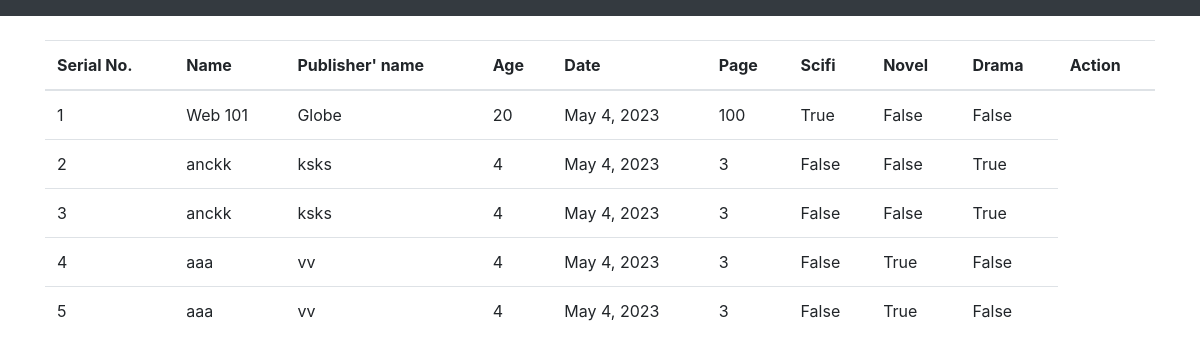
Page /books/bookview/ on the committed database.
### books/models.py (models this page shows)
class Book(models.Model):
    name = models.CharField(max_length = 200)
    p_name = models.CharField(max_length = 200)
    age = models.IntegerField(max_length=2)
    date=models.DateField(default=datetime.date.today)
    page=models.IntegerField(default=0)
    is_scifi=models.BooleanField(default=False)
    is_drama=models.BooleanField(default=False)
    is_novel=models.BooleanField(default=False)

### books/views.py (the view)
# urls.py: path('bookview/',book_view,name='book_view'),
def book_view(request):
    data=Book.objects.all()
    return render(request, 'bookview.html', {'data': data})

### templates/bookview.html
{% extends "base.html" %}
{% block content %}
        <table class="table">
            <thead>
              <tr>
                <th>Serial No.</th>
                <th>Name</th>
                <th>Publisher' name</th>
                <th>Age</th>
                <th>Date</th>
                <th>Page</th>
                <th>Scifi</th>
                <th>Novel</th>
                <th>Drama</th>
                <th>Action</th>
              </tr>
            </thead>
            <tbody>
              {% for item in data %}
                <tr>
                    <td>{{item.id}}</td>
                  <td>{{ item.name }}</td>
                  <td>{{ item.p_name }}</td>
                  <td>{{ item.age }}</td>
                  <td>{{ item.date }}</td>
                  <td>{{ item.page }}</td>
                  <td>{{ item.is_scifi }}</td>
                  <td>{{ item.is_novel }}</td>
                  <td>{{ item.is_drama }}</td>
                </tr>
              {% empty %}
                <tr>
                  <td colspan="3">No data available.</td>
                </tr>
              {% endfor %}
            </tbody>
          </table>
          {% endblock %}

### templates/base.html (shortened to what this page needs)
<!DOCTYPE html>
<html>
  <head>
    <link rel="stylesheet" href="https://cdn.jsdelivr.net/npm/bootstrap@4.3.1/dist/css/bootstrap.min.css">
  </head>
  <body>
    <nav class="navbar navbar-expand-lg navbar-dark bg-dark">
    </nav>
    <div class="container mt-4">
      {% block content %}
      {% endblock %}
    </div>
  </body>
</html>

### rows in the picture
Book: id "1", name "Web 101", p_name "Globe", age "20", date "May 4, 2023", page "100", is_scifi "True", is_novel "False", is_drama "False"
Book: id "2", name "anckk", p_name "ksks", age "4", date "May 4, 2023", page "3", is_scifi "False", is_novel "False", is_drama "True"
Book: id "3", name "anckk", p_name "ksks", age "4", date "May 4, 2023", page "3", is_scifi "False", is_novel "False", is_drama "True"
Book: id "4", name "aaa", p_name "vv", age "4", date "May 4, 2023", page "3", is_scifi "False", is_novel "True", is_drama "False"
Book: id "5", name "aaa", p_name "vv", age "4", date "May 4, 2023", page "3", is_scifi "False", is_novel "True", is_drama "False"
